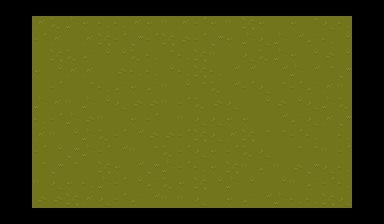

Below is a game level as drawn by its tile map, then a one-line description and the .tmx file that defines it, in full:
An orthogonal 24x14 tile map with 16x16 px tiles, 1 tile layer (Capa de patrones 1).

<map version="1.10" tiledversion="1.11.0" orientation="orthogonal" renderorder="right-down" width="24" height="14" tilewidth="16" tileheight="16" infinite="0" nextlayerid="3" nextobjectid="1">
 <tileset firstgid="1" source="TX Tileset Grass_x16.tsx" />
 <layer id="1" name="Capa de patrones 1" width="24" height="14">
  <data encoding="csv">
0,0,0,0,0,0,0,0,0,0,0,0,0,0,0,0,0,0,0,0,0,0,0,0,
0,0,19,25,18,9,12,12,19,9,2,19,3,9,2,26,9,1,9,20,4,12,0,0,
0,0,3,19,1,19,26,3,10,3,26,28,3,10,9,18,4,18,11,27,12,17,0,0,
0,0,1,26,25,27,17,17,25,12,20,12,26,2,1,4,25,18,9,17,28,17,0,0,
0,0,9,17,19,19,1,28,12,12,17,12,26,12,11,11,1,11,18,11,20,10,0,0,
0,0,1,3,1,20,12,27,9,27,2,17,20,25,11,3,4,20,3,27,19,2,0,0,
0,0,18,19,2,18,17,4,28,28,2,3,25,28,4,1,17,28,17,4,18,25,0,0,
0,0,12,3,18,28,2,1,9,3,1,2,4,4,9,9,1,11,27,4,19,10,0,0,
0,0,19,2,17,18,25,3,11,28,28,3,26,4,19,26,20,20,3,12,1,12,0,0,
0,0,3,17,10,18,3,11,2,20,25,3,4,9,3,25,4,1,20,20,2,3,0,0,
0,0,20,10,20,1,26,9,11,10,18,3,12,9,26,2,27,2,28,10,4,12,0,0,
0,0,2,4,9,12,18,3,17,27,25,9,26,17,18,17,1,17,2,27,3,12,0,0,
0,0,28,28,26,19,4,3,27,11,2,2,4,1,9,27,11,18,12,12,26,4,0,0,
0,0,0,0,0,0,0,0,0,0,0,0,0,0,0,0,0,0,0,0,0,0,0,0
</data>
 </layer>
</map>
